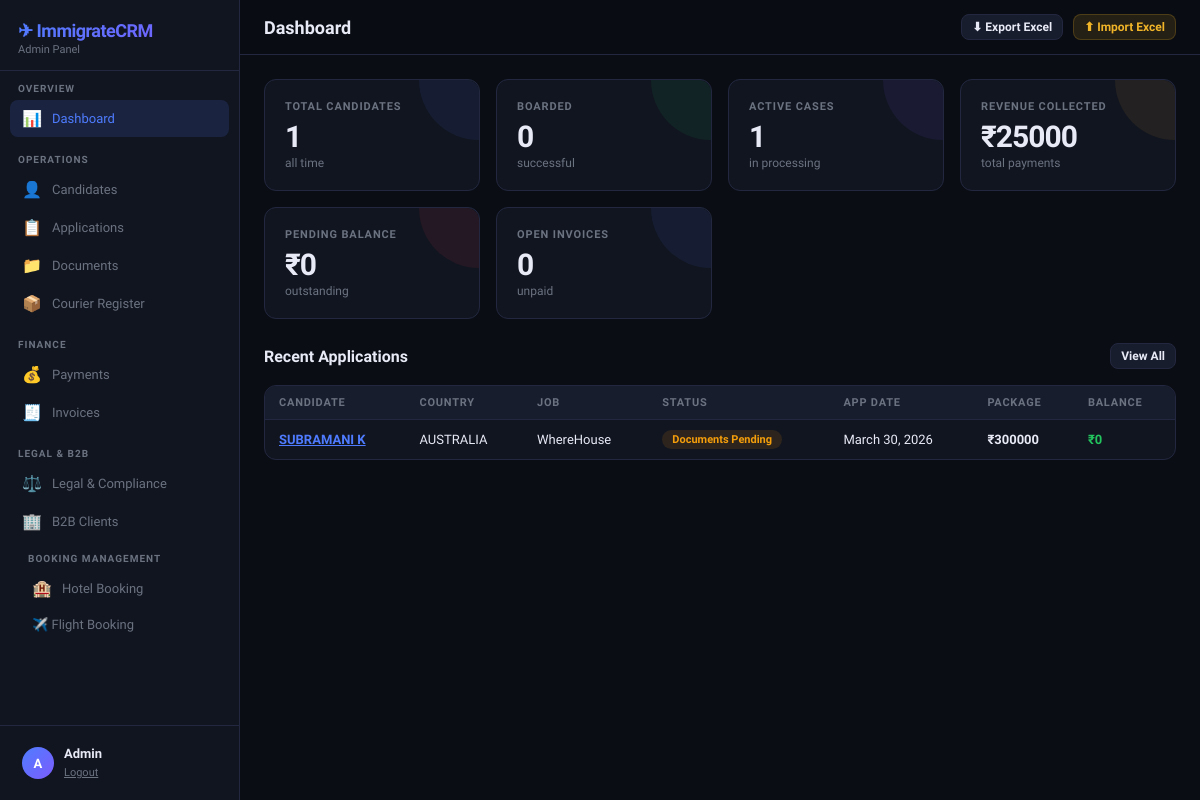
The app's page / (signed in), older data.
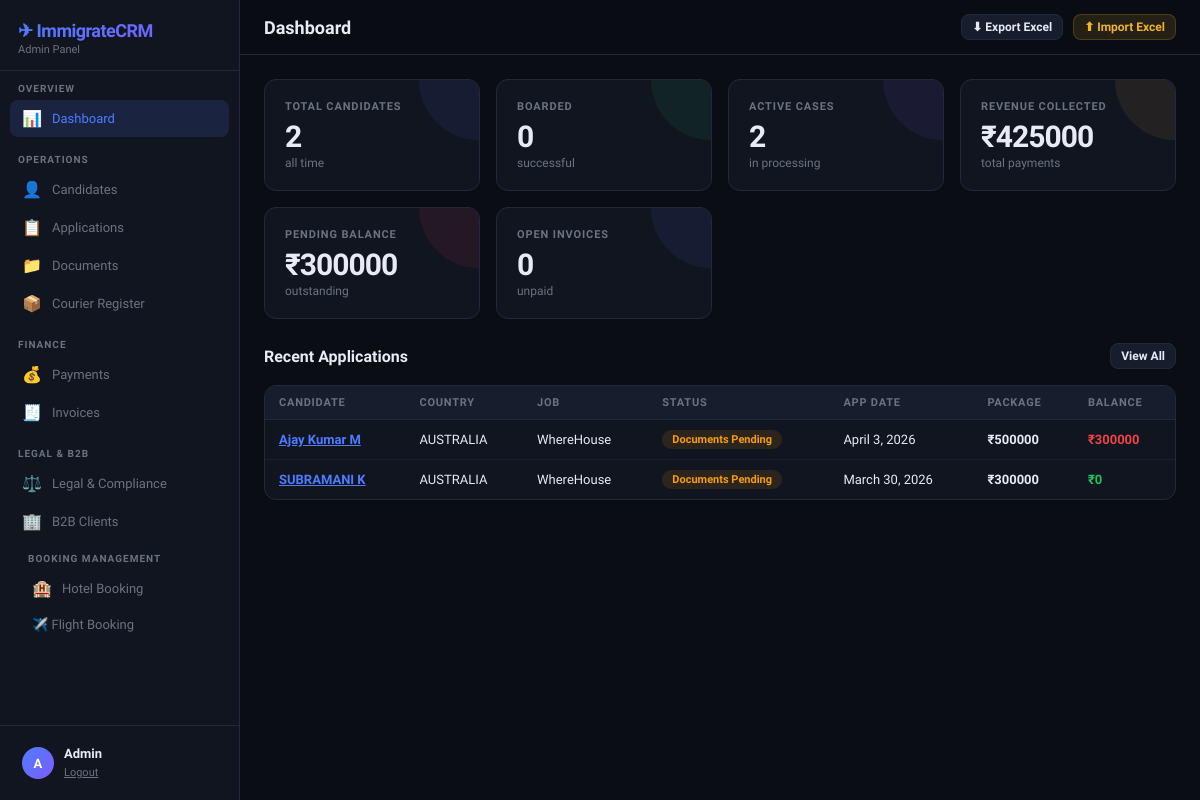
The same page, newer data.
### crm/models.py (models this page shows, shortened)
class Application(models.Model):
    STATUS_CHOICES = [
        ('New','New'),('Documents Pending','Documents Pending'),
        ('Processing','Processing'),('Visa Applied','Visa Applied'),
        ('Approved','Approved'),('Ticket Booked','Ticket Booked'),
        ('Boarded','Boarded'),('Cancelled','Cancelled'),('Refunded','Refunded'),
    ]
    candidate = models.ForeignKey(Candidate, on_delete=models.CASCADE, related_name='applications')
    country = models.CharField(max_length=100, blank=True)
    job_category = models.CharField(max_length=200, blank=True)
    status = models.CharField(max_length=30, choices=STATUS_CHOICES, default='New')
    application_date = models.DateField(null=True, blank=True)
    boarding_date = models.DateField(null=True, blank=True)
    package_amount = models.DecimalField(max_digits=12, decimal_places=2, default=0)
    amount_paid = models.DecimalField(max_digits=12, decimal_places=2, default=0)
    remarks = models.TextField(blank=True)
    created_at = models.DateTimeField(auto_now_add=True)
    @property
    def balance(self):
        return self.package_amount - self.amount_paid
    class Meta:
        ordering = ['-created_at']

class Candidate(models.Model):
    CANDIDATE_TYPE = [('New','New'),('Renewal','Renewal'),('Repeat','Repeat')]
    STATUS_CHOICES = [
        ('New','New'),('Documents Pending','Documents Pending'),
        ('Processing','Processing'),('Visa Applied','Visa Applied'),
        ('Approved','Approved'),('Ticket Booked','Ticket Booked'),
        ('Boarded','Boarded'),('Cancelled','Cancelled'),('Refunded','Refunded'),
    ]
    MEDICAL_CHOICES = [('Pending','Pending'),('Fit','Fit'),('Unfit','Unfit'),
                       ('Awaiting Report','Awaiting Report'),('Done','Done')]
    VISA_CHOICES = [('Not Applied','Not Applied'),('Applied','Applied'),
                    ('Approved','Approved'),('Rejected','Rejected'),('On Hold','On Hold')]
    TICKET_CHOICES = [('Not Booked','Not Booked'),('Booked','Booked'),
                      ('Confirmed','Confirmed'),('Cancelled','Cancelled')]
    RESUME_CHOICES = [('Not Received','Not Received'),('Received','Received'),('Uploaded','Uploaded')]
    PASSPORT_COPY_CHOICES = [('Not Received','Not Received'),('Soft Copy','Soft Copy'),
                             ('Original','Original'),('Both','Both')]
    OFFER_LETTER_CHOICES = [('Not Received','Not Received'),('Received','Received'),
                            ('Signed','Signed'),('Sent to Candidate','Sent to Candidate')]
    name = models.CharField(max_length=200)
    phone = models.CharField(max_length=20)
    passport_number = models.CharField(max_length=50, blank=True)
    country = models.CharField(max_length=100, blank=True)
    position = models.CharField(max_length=200, blank=True)
    experience = models.CharField(max_length=100, blank=True)
    status = models.CharField(max_length=30, choices=STATUS_CHOICES, default='New')
    medical_status = models.CharField(max_length=30, choices=MEDICAL_CHOICES, default='Pending')
    visa_status = models.CharField(max_length=30, choices=VISA_CHOICES, default='Not Applied')
    ticket_status = models.CharField(max_length=30, choices=TICKET_CHOICES, default='Not Booked')
    payment = models.DecimalField(max_digits=12, decimal_places=2, default=0)
    resume_status = models.CharField(max_length=30, choices=RESUME_CHOICES, default='Not Received')
    resume_file = models.FileField(upload_to='resumes/', blank=True, null=True)
    passport_copy_status = models.CharField(max_length=30, choices=PASSPORT_COPY_CHOICES, default='Not Received')
    passport_copy_file = models.FileField(upload_to='passports/', blank=True, null=True)
    offer_letter_status = models.CharField(max_length=30, choices=OFFER_LETTER_CHOICES, default='Not Received')
    offer_letter_file = models.FileField(upload_to='offer_letters/', blank=True, null=True)
    travel_date = models.DateField(null=True, blank=True)
    reference = models.CharField(max_length=200, blank=True)
    remarks = models.TextField(blank=True)
    followup_date = models.DateField(null=True, blank=True)
    staff_name = models.CharField(max_length=100, blank=True)
    registration_date = models.DateField(null=True, blank=True)
    candidate_type = models.CharField(max_length=20, choices=CANDIDATE_TYPE, default='New')
    created_at = models.DateTimeField(auto_now_add=True)
    updated_at = models.DateTimeField(auto_now=True)
    class Meta:
        ordering = ['-created_at']

### crm/views.py (the view)
# urls.py: path('', views.dashboard, name='dashboard'),
@login_required
def dashboard(request):
    total_candidates = Candidate.objects.count()
    boarded = Application.objects.filter(status='Boarded').count()
    active = Application.objects.exclude(status__in=['Boarded','Cancelled','Refunded']).count()
    revenue = Payment.objects.aggregate(total=Sum('amount'))['total'] or 0
    pending_balance = sum(a.balance for a in Application.objects.all())
    open_invoices = Invoice.objects.filter(status='Pending').count()
    recent_apps = Application.objects.select_related('candidate').order_by('-created_at')[:8]
    followups_today = Candidate.objects.filter(followup_date=datetime.date.today()).count()
    context = {
        'total_candidates': total_candidates,
        'boarded': boarded,
        'active': active,
        'revenue': revenue,
        'pending_balance': pending_balance,
        'open_invoices': open_invoices,
        'recent_apps': recent_apps,
        'followups_today': followups_today,
        'page': 'dashboard',
    }
    return render(request, 'crm/dashboard.html', context)

### crm/templates/crm/dashboard.html (shortened to what this page needs)
{% extends 'crm/base.html' %}
{% block page_title %}Dashboard{% endblock %}
{% block content %}
<div class="stats-grid">
  <div class="stat-card stat-blue">
    <div class="stat-label">Total Candidates</div>
    <div class="stat-value">{{ total_candidates }}</div>
    <div class="stat-sub">all time</div>
  </div>
  <div class="stat-card stat-green">
    <div class="stat-label">Boarded</div>
    <div class="stat-value">{{ boarded }}</div>
    <div class="stat-sub">successful</div>
  </div>
  <div class="stat-card stat-purple">
    <div class="stat-label">Active Cases</div>
    <div class="stat-value">{{ active }}</div>
    <div class="stat-sub">in processing</div>
  </div>
  <div class="stat-card stat-gold">
    <div class="stat-label">Revenue Collected</div>
    <div class="stat-value">₹{{ revenue|floatformat:0 }}</div>
    <div class="stat-sub">total payments</div>
  </div>
  <div class="stat-card stat-red">
    <div class="stat-label">Pending Balance</div>
    <div class="stat-value">₹{{ pending_balance|floatformat:0 }}</div>
    <div class="stat-sub">outstanding</div>
  </div>
  <div class="stat-card stat-blue">
    <div class="stat-label">Open Invoices</div>
    <div class="stat-value">{{ open_invoices }}</div>
    <div class="stat-sub">unpaid</div>
  </div>
</div>
<div class="section-header">
  <div class="section-title">Recent Applications</div>
  <a href="{% url 'applications' %}" class="btn btn-secondary btn-sm">View All</a>
</div>
<div class="table-card">
  <div class="table-responsive">
    <table>
      <thead>
        <tr>
          <th>Candidate</th>
          <th>Country</th>
          <th>Job</th>
          <th>Status</th>
          <th>App Date</th>
          <th>Package</th>
          <th>Balance</th>
        </tr>
      </thead>
      <tbody>
        {% for app in recent_apps %}
        <tr>
          <td>
            <a href="{% url 'candidate_view' app.candidate.pk %}" style="color:var(--accent);font-weight:600;">
              {{ app.candidate.name }}
            </a>
          </td>
          <td>{{ app.country|default:"—" }}</td>
          <td>{{ app.job_category|default:"—" }}</td>
          <td>
            <span class="badge badge-{{ app.status|lower|slugify }}">{{ app.status }}</span>
          </td>
          <td>{{ app.application_date|default:"—" }}</td>
          <td class="fw-bold">₹{{ app.package_amount|floatformat:0 }}</td>
          <td class="{% if app.balance > 0 %}text-red{% else %}text-green{% endif %} fw-bold">
            ₹{{ app.balance|floatformat:0 }}
          </td>
        </tr>
        {% endfor %}
      </tbody>
    </table>
  </div>
</div>
{% endblock %}

Row changes from the older to the newer data that the page shows:
added Application: candidate.name "Ajay Kumar M", country "AUSTRALIA", job_category "WhereHouse", status "Documents Pending", application_date "April 3, 2026", package_amount "500000", balance "300000"
Text that changed along with them:
{{ total_candidates }}: "1" → "2"
{{ active }}: "1" → "2"
{{ revenue|floatformat:0 }}: "25000" → "425000"
{{ pending_balance|floatformat:0 }}: "0" → "300000"
